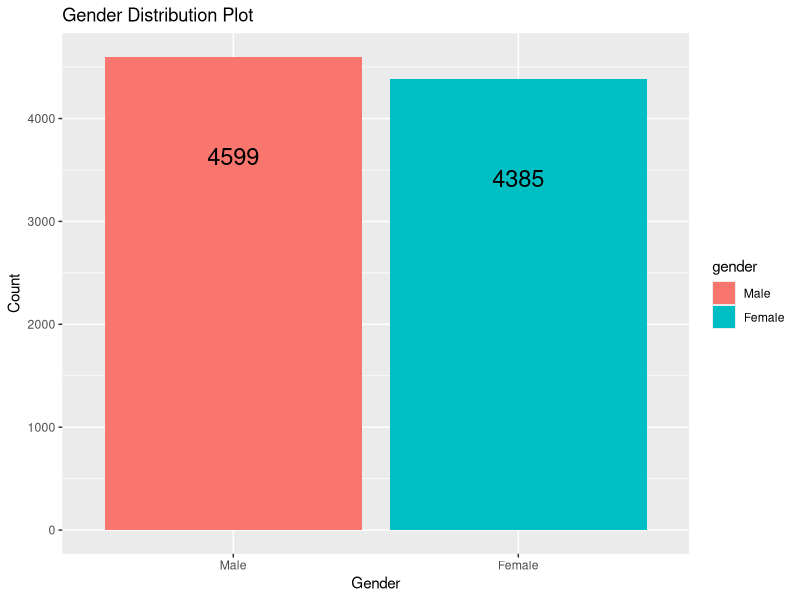
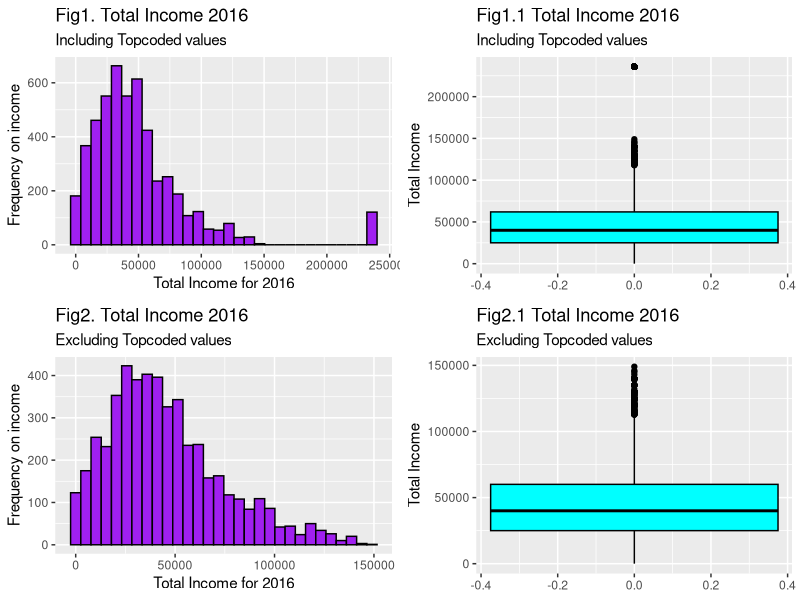
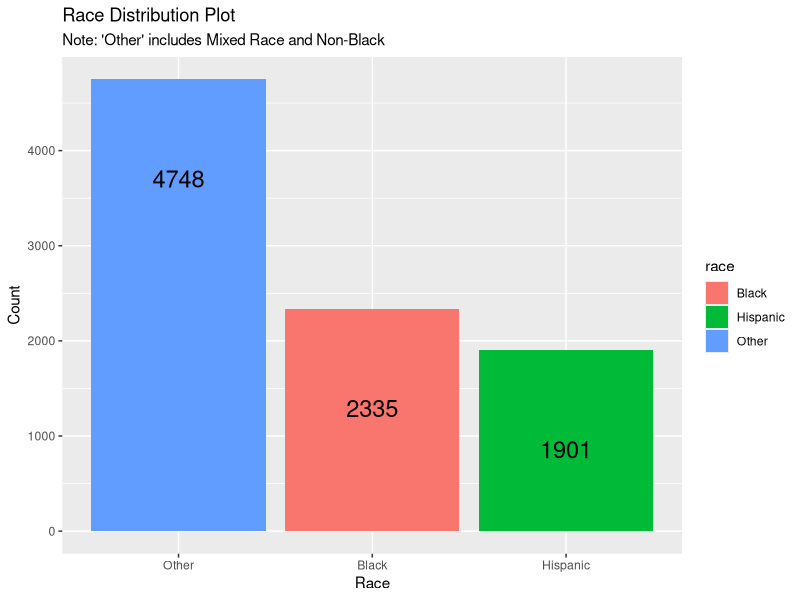
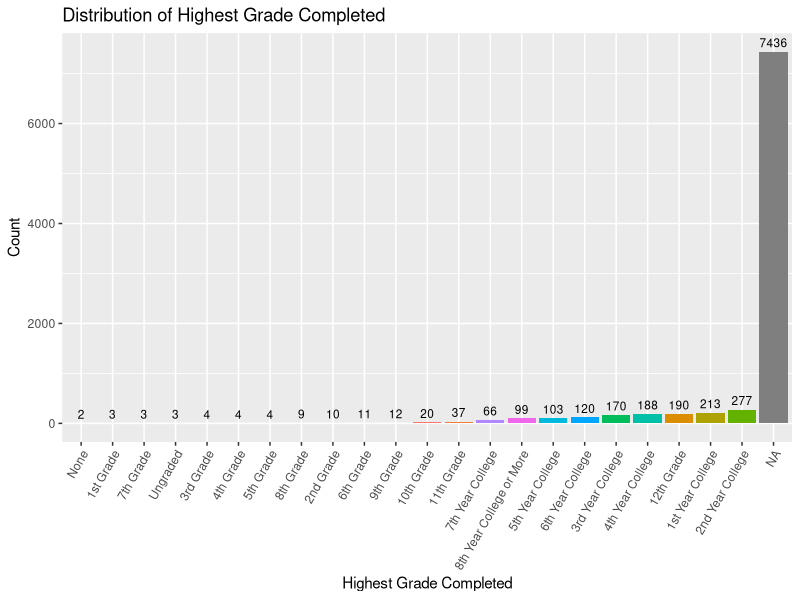
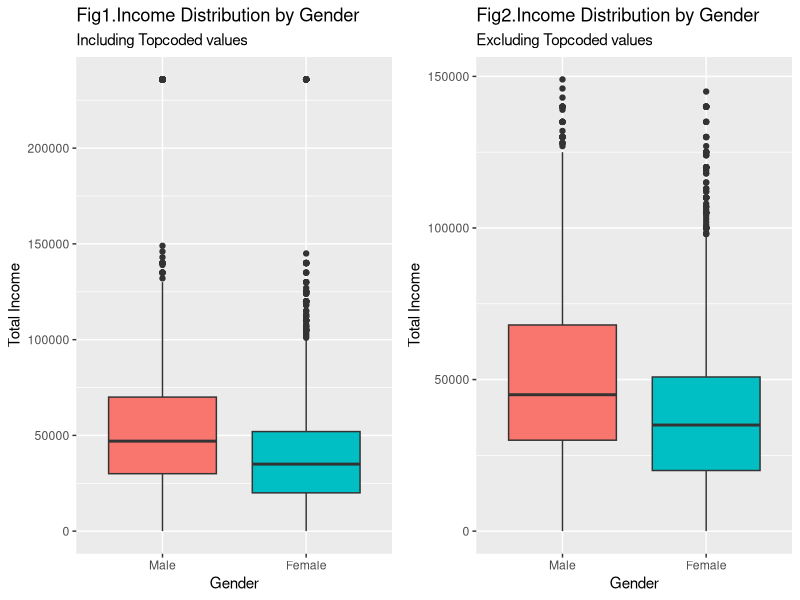
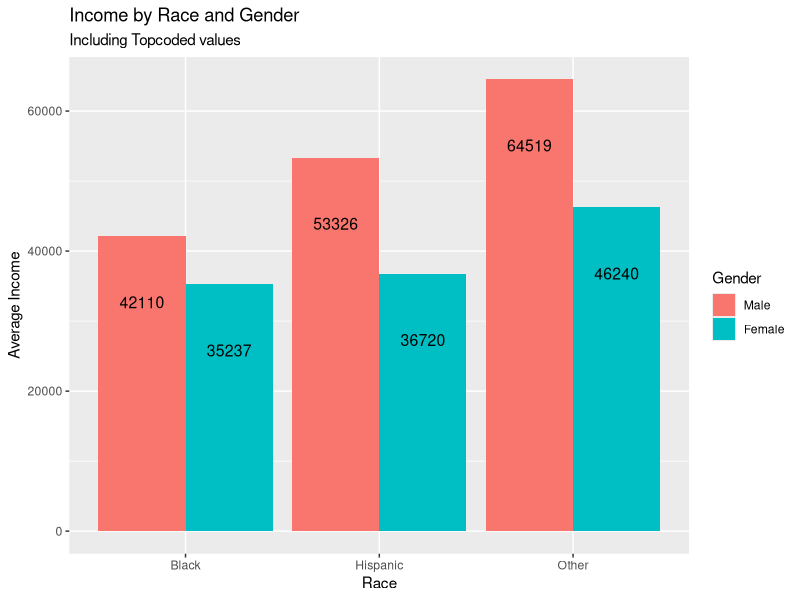

Recreate these plots in R, in order.
## ---- chunk 1
# We will require the tidyverse library, ISLR2 library and the dplyr library
# The following loads the library for our use
library(tidyverse)
library(knitr)
library(ggplot2)
library(gridExtra)
## ---- chunk 2
# Import data file for nlsy97
nlsy <- read_csv("nlsy97.csv")
## ---- chunk 3
#Looking at the data 
glimpse(nlsy)
## ---- chunk 4
#Renaming data column(R0536300) to 'gender'
nlsy <- nlsy %>%
  rename(
    gender = `R0536300`)
## ---- chunk 5
#Check the unique values and if any missing values are present
unique(nlsy$gender)
table(nlsy$gender, useNA = "ifany")
## ---- chunk 6
# Convert gender to a factor with Male and Female labels
nlsy <- nlsy %>%
  mutate(gender = factor(gender, 
                         levels = c(1, 2), 
                         labels = c("Male", "Female")))
## ---- chunk 7
# Verify the count of Male and Female in the data
nlsy %>%
  count(gender, sort=TRUE) %>%
  rename(count = n)
## ---- chunk 8
# Gender Sumary
ggplot(nlsy, aes(x = gender, fill = gender)) +
  geom_bar() +
  geom_text( aes(label = ..count..), stat = "count", vjust = 6, size = 6 ) +
  labs(title = "Gender Distribution Plot", x = "Gender", y = "Count")
## ---- chunk 9
#Renaming data column(R1201400) to 'current_enrollment_status'
nlsy <- nlsy %>%
  rename(current_enrollment_status = `R1201400`)
## ---- chunk 10
#Check for unique values and if any missing values are present
unique(nlsy$current_enrollment_status)
table(nlsy$current_enrollment_status, useNA = "ifany")
## ---- chunk 11
# Changing factor levels for current_enrollment_status into labels
nlsy <- nlsy %>%
  mutate(current_enrollment_status = case_when(
    current_enrollment_status == 1 ~ "Not enrolled, no high school degree, no GED",
    current_enrollment_status == 2 ~ "Not enrolled, GED",
    current_enrollment_status == 3 ~ "Not enrolled, high school degree",
    current_enrollment_status == 4 ~ "Not enrolled, some college",
    current_enrollment_status == 5 ~ "Not enrolled, 2-year college graduate",
    current_enrollment_status == 6 ~ "Not enrolled, 4-year college graduate",
    current_enrollment_status == 7 ~ "Not enrolled, graduate degree",
    current_enrollment_status == 8 ~ "Enrolled in grades 1-12, not a high school graduate",
    current_enrollment_status == 9 ~ "Enrolled in a 2-year college",
    current_enrollment_status == 10 ~ "Enrolled in a 4-year college",
    current_enrollment_status == 11 ~ "Enrolled in a graduate program",
    current_enrollment_status < 0 ~ NA_character_ 
  ))
## ---- chunk 12
# Verify the count of different enrollment statuses
nlsy %>%
  count(current_enrollment_status, sort = TRUE) %>%
  rename(count = n)
## ---- chunk 13
# Rename the column(U2857200) to total_income_2016
nlsy <- nlsy %>%
  rename(total_income_2016 = `U2857200`)
## ---- chunk 14
#Check the data
unique(nlsy$total_income_2016)
## ---- chunk 15
# Handle negative values and replace with NA
nlsy <- nlsy %>%
  mutate(total_income_2016 = ifelse(total_income_2016 < 0, NA, total_income_2016))
## ---- chunk 16
# Summarize the total_income_2016 column including topcoded values
summary(nlsy$total_income_2016)

# Count the number of missing values including topcoded values
sum(is.na(nlsy$total_income_2016))

# Calculate the percentage of missing values
sum(is.na(nlsy$total_income_2016)) / nrow(nlsy) * 100
## ---- chunk 17
#Number of Topcoded values(repondents with higher income)
topcoded <- with(nlsy, sum(total_income_2016 == max(total_income_2016, na.rm = TRUE), na.rm = TRUE))
topcoded
## ---- chunk 18
# Summarize the total_income_2016 column excluding topcoded values and removing NA rows
nlsy_no_topcoded <- nlsy %>% 
  filter(total_income_2016 != max(total_income_2016, na.rm = TRUE))
summary(nlsy_no_topcoded$total_income_2016)
## ---- chunk 19
# Visualizing income distribution histogram including the topcoded values
plot1 <- ggplot(nlsy, aes(x = total_income_2016)) +
  geom_histogram(bins = 30, fill = "purple", color = "black", na.rm = TRUE) +
  labs(title = "Fig1. Total Income 2016",
       subtitle = "Including Topcoded values",
       x = "Total Income for 2016", 
       y = "Frequency on income") 

# Visualizing income distribution boxplot  including the topcoded values
plot2 <- ggplot(nlsy, aes(y = total_income_2016)) +
  geom_boxplot(fill = "cyan", color = "black", na.rm = TRUE) +
  labs(title = "Fig1.1 Total Income 2016",
       subtitle = "Including Topcoded values",
       y = "Total Income")

# Visualizing income distribution histogram excluding the topcoded values
nlsy_no_topcoded <- nlsy %>% 
  filter(total_income_2016 != max(total_income_2016, na.rm = TRUE))

plot3 <-ggplot(nlsy_no_topcoded, aes(x = total_income_2016)) +
  geom_histogram(bins = 30, fill = "purple", color = "black", na.rm = TRUE) +
  labs(title = "Fig2. Total Income 2016",
       subtitle = "Excluding Topcoded values",
       x = "Total Income for 2016", 
       y = "Frequency on income") 

# Visualizing income distribution boxplot excluding the topcoded values
plot4 <-ggplot(nlsy_no_topcoded, aes(y = total_income_2016)) +
  geom_boxplot(fill = "cyan", color = "black", na.rm = TRUE) +
  labs(title = "Fig2.1 Total Income 2016",
       subtitle = "Excluding Topcoded values",
       y = "Total Income")

grid.arrange(plot1, plot2, plot3, plot4, ncol = 2)
## ---- chunk 20
# Rename the column(R1482600) to race
nlsy <- nlsy %>%
  rename(race = `R1482600`)
## ---- chunk 21
#Check for unique values and if any missing values are present
unique(nlsy$race)
table(nlsy$race, useNA = "ifany")
## ---- chunk 22
# Recode race values into descriptive labels
nlsy <- nlsy %>%
  mutate(race = case_when(
    race == 1 ~ "Black",
    race == 2 ~ "Hispanic",
    race %in% c(3, 4) ~ "Other"  # Combine "Mixed Race" and "Non-Black" into "Other"
  )) %>%
  mutate(race = factor(race, levels = c("Black", "Hispanic", "Other")))
## ---- chunk 23
# Count the number of respondents in each race group
nlsy %>%
  count(race, sort=TRUE) %>%
  rename(count = n)
## ---- chunk 24
# Race Summary
ggplot(nlsy, aes(x = reorder(race, -table(race)[race]), fill = race)) +
  geom_bar() +
  geom_text( aes(label = ..count..), stat = "count", vjust = 6, size = 6 ) +
  labs(title = "Race Distribution Plot", x = "Race", y = "Count",
      subtitle = "Note: 'Other' includes Mixed Race and Non-Black" )
## ---- chunk 25
# Rename the column(T6767000) to highest_grade_completed
nlsy <- nlsy %>%
  rename(highest_grade_completed = `T6767000`)
## ---- chunk 26
#Check for unique values and if any missing values are present
unique(nlsy$highest_grade_completed)
table(nlsy$highest_grade_completed, useNA = "ifany")
## ---- chunk 27
# Replace negative values with NA
nlsy <- nlsy %>%
  mutate(highest_grade_completed = ifelse(highest_grade_completed < 0, NA, highest_grade_completed))
## ---- chunk 28
# Recode highest grade completed into descriptive labels
nlsy <- nlsy %>%
  mutate(highest_grade_completed = case_when(
    highest_grade_completed == 0 ~ "None",
    highest_grade_completed == 1 ~ "1st Grade",
    highest_grade_completed == 2 ~ "2nd Grade",
    highest_grade_completed == 3 ~ "3rd Grade",
    highest_grade_completed == 4 ~ "4th Grade",
    highest_grade_completed == 5 ~ "5th Grade",
    highest_grade_completed == 6 ~ "6th Grade",
    highest_grade_completed == 7 ~ "7th Grade",
    highest_grade_completed == 8 ~ "8th Grade",
    highest_grade_completed == 9 ~ "9th Grade",
    highest_grade_completed == 10 ~ "10th Grade",
    highest_grade_completed == 11 ~ "11th Grade",
    highest_grade_completed == 12 ~ "12th Grade",
    highest_grade_completed == 13 ~ "1st Year College",
    highest_grade_completed == 14 ~ "2nd Year College",
    highest_grade_completed == 15 ~ "3rd Year College",
    highest_grade_completed == 16 ~ "4th Year College",
    highest_grade_completed == 17 ~ "5th Year College",
    highest_grade_completed == 18 ~ "6th Year College",
    highest_grade_completed == 19 ~ "7th Year College",
    highest_grade_completed == 20 ~ "8th Year College or More",
    highest_grade_completed == 95 ~ "Ungraded",
    highest_grade_completed < 0 ~ NA_character_ 
  ))
## ---- chunk 29
# Verify the count of different grades
nlsy %>%
  count(highest_grade_completed, sort=TRUE) %>%
  rename(count = n)
## ---- chunk 30
# Create the plot with proper count calculation
ggplot(nlsy, aes(x = reorder(highest_grade_completed, table(highest_grade_completed)[highest_grade_completed]),  fill = highest_grade_completed)) +
  geom_bar( stat = "count",show.legend = FALSE) +
  geom_text(stat = "count", aes(label = ..count..), vjust = -0.5, size = 3) +
  labs( title = "Distribution of Highest Grade Completed", x = "Highest Grade Completed", y = "Count") +
  theme(axis.text.x = element_text(angle = 60, vjust = 1, hjust = 1))  
## ---- chunk 31
# Summarize income by gender including topcoded variable, excluding NA
gender_income_summary <- nlsy %>%
  filter(!is.na(total_income_2016)) %>%  # Exclude rows with NA in income
  group_by(gender) %>%
  summarize(
    count = n(),  
    mean_income = round(mean(total_income_2016, na.rm = TRUE)),
    median_income = round(median(total_income_2016, na.rm = TRUE)),
    sd_income = round(sd(total_income_2016, na.rm = TRUE))
  )
print(gender_income_summary)

# Summarize income by gender excluding topcoded variable, excluding NA

#Excuding the top coded values
nlsy_no_topcoded <- nlsy %>%
  filter(!is.na(total_income_2016)) %>% 
  filter(total_income_2016 != max(total_income_2016, na.rm = TRUE))  

gender_income_summary <- nlsy_no_topcoded %>%
  group_by(gender) %>%
  summarize(
    count = n(),  # Count rows after filtering
    mean_income = round(mean(total_income_2016, na.rm = TRUE)),
    median_income = round(median(total_income_2016, na.rm = TRUE)),
    sd_income = round(sd(total_income_2016, na.rm = TRUE))
  )
print(gender_income_summary)
## ---- chunk 32
plot1 <- ggplot(nlsy, aes(x = gender, y = total_income_2016, fill = gender)) +
  geom_boxplot(show.legend = FALSE, na.rm = TRUE) +
  labs(title = "Fig1.Income Distribution by Gender", 
       subtitle = "Including Topcoded values",
       x = "Gender", 
       y = "Total Income")

# Plot of Income with Gender excluding topcoded values
nlsy_no_topcoded <- nlsy %>% 
  filter(total_income_2016 != max(total_income_2016, na.rm = TRUE))

plot2 <- ggplot(nlsy_no_topcoded, aes(x = gender, y = total_income_2016, fill = gender)) +
  geom_boxplot(show.legend = FALSE) +
  labs(title = "Fig2.Income Distribution by Gender",
       subtitle = "Excluding Topcoded values",
       x = "Gender", 
       y = "Total Income")

grid.arrange(plot1, plot2, ncol = 2)
## ---- chunk 33
# Calculate mean income by race and gender
income_by_race_gender <- nlsy %>%
  group_by(race, gender) %>%
  summarize(
    average_income = round(mean(total_income_2016, na.rm = TRUE)),
    count = n() 
  )
# Display the tabular summary
income_by_race_gender
## ---- chunk 34
# Calculate mean income by race and gender, excluding rows with NA in income
income_by_race_gender <- nlsy %>%
  filter(!is.na(total_income_2016)) %>%  # Exclude rows where income is NA
  group_by(race, gender) %>%
  summarize(
    average_income = round(mean(total_income_2016, na.rm = TRUE)),  # Calculate mean income
    count = n()  # Count rows after filtering
  )
# Display the tabular summary
income_by_race_gender
## ---- chunk 35
# Create the bar plot for income by race and gender including topcoded values
ggplot(nlsy, aes(x = race, y = total_income_2016, fill = gender)) +
  geom_bar(stat = "summary", fun = "mean", position = "dodge", show.legend = TRUE, na.rm=TRUE) +
  geom_text(
    aes(label = round(..y..)), stat = "summary", fun = "mean", position = position_dodge(width = 0.9),vjust = 6, size = 4 ) +
  labs(
    title = "Income by Race and Gender",
    subtitle = "Including Topcoded values",
    x = "Race",
    y = "Average Income",
    fill = "Gender"
  ) 
## ---- chunk 36

